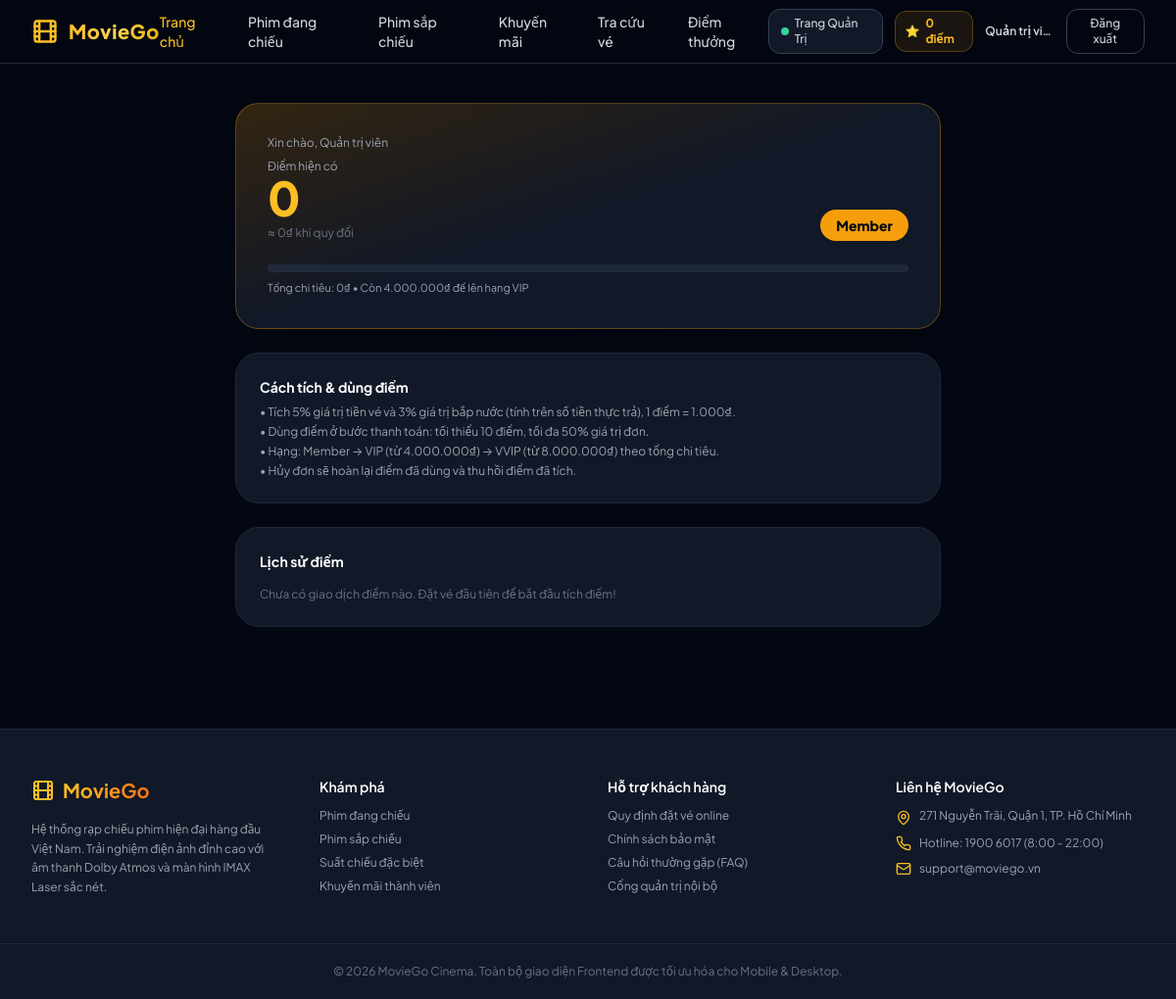
Page /cinema/points (signed in) on the committed database.
### tables this page shows
CREATE TABLE users (
  id             INT UNSIGNED AUTO_INCREMENT PRIMARY KEY,
  full_name      VARCHAR(100) NOT NULL,
  email          VARCHAR(150) NOT NULL UNIQUE,
  phone          VARCHAR(20)  NULL,
  password_hash  VARCHAR(255) NOT NULL,
  role           ENUM('customer','admin') NOT NULL DEFAULT 'customer',
  points_balance INT UNSIGNED NOT NULL DEFAULT 0,
  total_spent    BIGINT UNSIGNED NOT NULL DEFAULT 0,
  created_at     TIMESTAMP NOT NULL DEFAULT CURRENT_TIMESTAMP
);

### app/Controllers/CinemaController.php (called while the page is built, shortened)
<?php
class CinemaController
{
    public function points()
    {
        $user = currentUser();
        $pdo = Database::pdo();
        $st = $pdo->prepare('SELECT full_name, points_balance, total_spent FROM users WHERE id = ?');
        $st->execute([$user['id']]);
        $row = $st->fetch();
        $balance = (int)$row['points_balance'];
        $spent   = (int)$row['total_spent'];
        $tier    = Loyalty::tier($spent);
        $hs = $pdo->prepare(
            'SELECT pt.*, o.code AS order_code FROM point_transactions pt
             LEFT JOIN orders o ON o.id = pt.order_id
             WHERE pt.user_id = ? ORDER BY pt.id DESC LIMIT 50'
        );
        $hs->execute([$user['id']]);
        $history = $hs->fetchAll();
        return view('client/cinema/points', compact('row', 'balance', 'spent', 'tier', 'history'));
    }
}

### app/Config/database.php (called while the page is built)
<?php
return [
    'host'    => '127.0.0.1',
    'port'    => 3306,
    'name'    => 'cinema_db',
    'user'    => 'root',
    'pass'    => '',
    'charset' => 'utf8mb4',
];

### app/Core/Database.php (called while the page is built, shortened)
<?php
class Database
{
    private static ?PDO $pdo = null;
    public static function pdo(): PDO
    {
        if (self::$pdo === null) {
            $c   = require __DIR__ . '/../Config/database.php';
            $dsn = "mysql:host={$c['host']};port={$c['port']};dbname={$c['name']};charset={$c['charset']}";
            self::$pdo = new PDO($dsn, $c['user'], $c['pass'], [
                PDO::ATTR_ERRMODE            => PDO::ERRMODE_EXCEPTION,
                PDO::ATTR_DEFAULT_FETCH_MODE => PDO::FETCH_ASSOC,
                PDO::ATTR_EMULATE_PREPARES   => false,
            ]);
        }
        return self::$pdo;
    }
}

### app/Core/helpers.php (called while the page is built, shortened)
<?php
function currentUser(): ?array
{
    try {
        $st = \App\Core\Database::pdo()->prepare('SELECT id, full_name, email, phone, role, points_balance, total_spent FROM users WHERE id = ? LIMIT 1');
        $st->execute([$_SESSION['user']['id']]);
        $u = $st->fetch();
        if ($u) {
            return $u;
        }
    } catch (\Throwable $e) {}
    return $_SESSION['user'] ?? null;
}
function isAdmin(): bool
{
    return (currentUser()['role'] ?? '') === 'admin';
}

### app/Core/Loyalty.php (called while the page is built, shortened)
<?php
class Loyalty
{
    public static function tier(int $spent): array
    {
        $cur = self::TIERS[0];
        $next = null;
        foreach (self::TIERS as $i => $t) {
            if ($spent >= $t['min']) {
                $cur  = $t;
                $next = self::TIERS[$i + 1] ?? null;
            }
        }
        $cur['next'] = $next;
        return $cur;
    }
}

### public/index.php (the view, shortened to what this page needs)
<?php
$path = parse_url($_SERVER['REQUEST_URI'], PHP_URL_PATH) ?: '/';
function view(string $name, array $data = []): string
{
    extract($data);
    include __DIR__ . '/../app/Views/' . $name . '.php';
    return ob_get_clean();
}
require __DIR__ . '/../app/Core/Database.php';
require __DIR__ . '/../app/Core/helpers.php';
require __DIR__ . '/../app/Core/Loyalty.php';
require __DIR__ . '/../app/Controllers/CinemaController.php';
$client    = new CinemaController();
$path      = rtrim($path, '/') ?: '/';
switch ($path) {
    case '/cinema/points':          echo $client->points();    break;
}

### app/Views/client/cinema/layouts/header.php (shortened to what this page needs)
<?php
$h = fn($v) => htmlspecialchars((string) $v, ENT_QUOTES, 'UTF-8');
$__u = function_exists('currentUser') ? currentUser() : ($_SESSION['user'] ?? null);
?>
<!DOCTYPE html>
<html lang="vi" class="dark">
<head>
  <script src="https://cdn.tailwindcss.com"></script>
</head>
<body class="bg-gray-950 text-white min-h-screen flex flex-col antialiased selection:bg-amber-500 selection:text-gray-950">
  <header class="sticky top-0 z-50 bg-gray-950/90 backdrop-blur-md border-b border-gray-800">
    <div class="max-w-7xl mx-auto flex items-center justify-between px-4 sm:px-6 lg:px-8 h-16">
      <a href="/cinema" class="flex items-center gap-2.5 text-xl font-extrabold tracking-wide">
        <i data-lucide="film" class="w-7 h-7 text-amber-400"></i>
        <span class="bg-gradient-to-r from-amber-400 via-amber-300 to-yellow-500 bg-clip-text text-transparent">
        </span>
      </a>
      <nav class="hidden md:flex items-center gap-7 text-sm font-medium">
        <a href="/cinema" class="text-amber-400 hover:text-amber-300 transition-colors">Trang chủ</a>
        <a href="/cinema#now-showing" class="text-gray-300 hover:text-amber-400 transition-colors">Phim đang chiếu</a>
        <a href="/cinema#coming-soon" class="text-gray-300 hover:text-amber-400 transition-colors">Phim sắp chiếu</a>
        <a href="/cinema/promotions" class="text-gray-300 hover:text-amber-400 transition-colors">Khuyến mãi</a>
        <a href="/cinema/ticket" class="text-gray-300 hover:text-amber-400 transition-colors">Tra cứu vé</a>
        <?php if ($__u): ?>
          <a href="/cinema/points" class="text-gray-300 hover:text-amber-400 transition-colors">Điểm thưởng</a>
        <?php endif; ?>
      </nav>
      <div class="flex items-center gap-3">
        <?php if (function_exists('isAdmin') && isAdmin()): ?>
        <a href="/admin/cinema" class="hidden sm:inline-flex items-center gap-1.5 px-3 py-1.5 rounded-xl bg-gray-900 border border-gray-700 hover:border-amber-500/50 text-xs font-medium text-gray-300 hover:text-amber-400 transition-all shadow-sm">
          <span class="w-2 h-2 rounded-full bg-emerald-400 animate-pulse"></span>
          <span>Trang Quản Trị</span>
        </a>
        <?php endif; ?>
        <?php if ($__u): ?>
          <a href="/cinema/points" class="hidden sm:inline-flex items-center gap-1.5 px-2.5 py-1 rounded-xl bg-amber-500/10 border border-amber-500/30 hover:border-amber-400 text-amber-400 text-xs font-bold transition-colors" title="Xem điểm thưởng & lịch sử giao dịch (1 điểm = 1.000₫)">
            <span>⭐</span>
            <span><?= number_format((int)($__u['points_balance'] ?? 0), 0, ',', '.') ?> điểm</span>
          </a>
          <span class="hidden sm:inline text-xs font-semibold text-gray-300 max-w-[120px] truncate" title="<?= $h($__u['email']) ?>">
            <?= $h($__u['full_name']) ?>
          </span>
          <form method="post" action="/logout" class="inline">
            <button type="submit" class="px-3 py-1.5 rounded-xl border border-gray-700 hover:border-amber-500/50 text-xs font-medium text-gray-300 hover:text-amber-400 transition-colors">Đăng xuất</button>
          </form>
        <?php endif; ?>
      </div>
    </div>
      <?php if (function_exists('isAdmin') && isAdmin()): ?>
      <a href="/admin/cinema" class="flex items-center gap-2 px-3 py-2 rounded-lg text-sm font-semibold text-amber-400 border border-amber-500/30 bg-amber-500/10 mt-2">
        <span class="w-2 h-2 rounded-full bg-emerald-400"></span>
        Vào Trang Quản Trị (Light Mode)
      </a>
      <?php endif; ?>
  </header>
  <main class="flex-1">

### app/Views/client/cinema/points.php (shortened to what this page needs)
<?php
$pageTitle = 'Điểm thưởng - MovieGo';
include __DIR__ . '/layouts/header.php';
$next     = $tier['next'];
?>
<div class="max-w-3xl mx-auto px-4 sm:px-6 py-10 space-y-6">
  <div class="bg-gradient-to-br from-amber-500/20 via-gray-900 to-gray-900 border border-amber-500/30 rounded-3xl p-6 sm:p-8 shadow-2xl">
    <p class="text-xs text-gray-400">Xin chào, <?= $h($row['full_name']) ?></p>
    <div class="flex flex-wrap items-end justify-between gap-4 mt-2">
      <div>
        <p class="text-xs text-gray-400">Điểm hiện có</p>
        <p class="text-5xl font-black text-amber-400"><?= number_format($balance, 0, ',', '.') ?></p>
        <p class="text-xs text-gray-500 mt-1">≈ <?= number_format($balance * Loyalty::POINT_VALUE, 0, ',', '.') ?>₫ khi quy đổi</p>
      </div>
      <span class="px-4 py-1.5 rounded-full bg-amber-500 text-gray-950 text-sm font-black"><?= $h($tier['name']) ?></span>
    </div>
    <div class="mt-6">
      <div class="h-2 rounded-full bg-gray-800 overflow-hidden">
      </div>
      <p class="text-[11px] text-gray-400 mt-2">
        Tổng chi tiêu: <?= number_format($spent, 0, ',', '.') ?>₫
        <?php if ($next): ?>
          • Còn <?= number_format($next['min'] - $spent, 0, ',', '.') ?>₫ để lên hạng <?= $h($next['name']) ?>
        <?php else: ?>
          • Bạn đã đạt hạng cao nhất 🎉
        <?php endif; ?>
      </p>
    </div>
  </div>
  <div class="bg-gray-900 border border-gray-800 rounded-3xl p-6 text-xs text-gray-400 space-y-1">
    <p class="text-sm font-bold text-white mb-2">Cách tích & dùng điểm</p>
    <p>• Tích <?= Loyalty::EARN_TICKET_PCT ?>% giá trị tiền vé và <?= Loyalty::EARN_COMBO_PCT ?>% giá trị bắp nước (tính trên số tiền thực trả), 1 điểm = <?= number_format(Loyalty::POINT_VALUE, 0, ',', '.') ?>₫.</p>
    <p>• Dùng điểm ở bước thanh toán: tối thiểu <?= Loyalty::MIN_REDEEM ?> điểm, tối đa <?= Loyalty::MAX_REDEEM_PERCENT ?>% giá trị đơn.</p>
    <p>• Hạng: Member → VIP (từ <?= number_format(Loyalty::TIERS[1]['min'], 0, ',', '.') ?>₫) → VVIP (từ <?= number_format(Loyalty::TIERS[2]['min'], 0, ',', '.') ?>₫) theo tổng chi tiêu.</p>
    <p>• Hủy đơn sẽ hoàn lại điểm đã dùng và thu hồi điểm đã tích.</p>
  </div>
  <div class="bg-gray-900 border border-gray-800 rounded-3xl p-6">
    <p class="text-sm font-bold text-white mb-4">Lịch sử điểm</p>
    <?php if (empty($history)): ?>
      <p class="text-xs text-gray-500">Chưa có giao dịch điểm nào. Đặt vé đầu tiên để bắt đầu tích điểm!</p>
    <?php endif; ?>
  </div>
</div>
<?php include __DIR__ . '/layouts/footer.php'; ?>

### app/Views/client/cinema/layouts/header.php (style rules this page uses)
body { font-family: 'Plus Jakarta Sans', system-ui, -apple-system, sans-serif; }

### rows in the picture
users: points_balance "0", full_name "Quản trị vi…", full_name "Quản trị viên"

### other values in the picture
$balance "0"
$balance * Loyalty::POINT_VALUE "0"
$h($tier['name']) "Member"
$spent "0"
$next['min'] - $spent "4.000.000"
$h($next['name']) "VIP"
Loyalty::EARN_TICKET_PCT "5"
Loyalty::EARN_COMBO_PCT "3"
Loyalty::POINT_VALUE "1.000"
Loyalty::MIN_REDEEM "10"
Loyalty::MAX_REDEEM_PERCENT "50"
Loyalty::TIERS[1]['min'] "4.000.000"
Loyalty::TIERS[2]['min'] "8.000.000"
